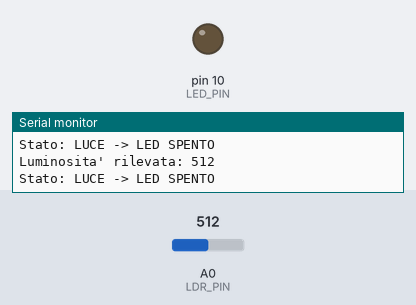
Bench run of a sketch on a simulated Arduino Uno, built with avr-gcc and run on an emulated ATmega328P. Shown: output pins drawn as LEDs (lit = HIGH), the last lines printed to the serial monitor. The test bench sets the inputs (shaded band); at power-on: A0 (LDR_PIN) = 512.

Above: at 1.3 s.
1.4 s: A0 (LDR_PIN) set to 414
2.9 s: A0 (LDR_PIN) set to 386
At 4.3 s:
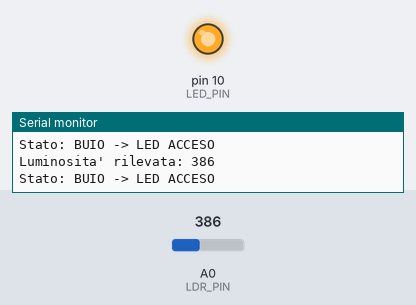
Timing chart, 0 to 5.9 s (numbered marks = the images above; inputs shaded):
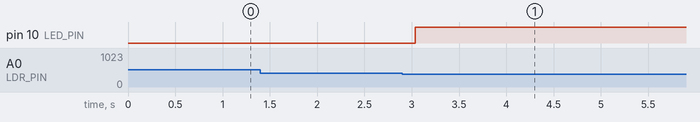

Measured:
- the behaviour switches between 400 and 399 on A0 (LDR_PIN) (found by bisection; images 0 and 1)
- after the input at 2.9 s, pin 10 (LED_PIN): LOW → HIGH after 0.14 s

The sketch:

01_Luce_Automatica.ino
```cpp
/*
 * Lezione 3 - Esercizio 1: Luce Automatica
 * ---------------------------------------
 * Obiettivo: Accendere un LED quando la luce ambientale cala.
 * Questo sketch introduce l'uso di analogRead() e la logica di soglia.
 */

// Definizione dei PIN
const int LDR_PIN = A0;   // Pin dove è collegata la fotoresistenza
const int LED_PIN = 10;   // Pin dove è collegato il LED

// Variabili di configurazione
int sogliaLuce = 400;     // Valore sotto il quale il LED si accende (da calibrare)

void setup() {
  // Inizializziamo il PIN del LED come output
  pinMode(LED_PIN, OUTPUT);

  // Inizializziamo la comunicazione seriale per il debug
  Serial.begin(9600);
  Serial.println("--- Sistema Luce Automatica Avviato ---");
}

void loop() {
  // Leggiamo il valore analogico dal sensore LDR (0 - 1023)
  int valoreLuce = analogRead(LDR_PIN);

  // Stampiamo il valore sul monitor seriale per vederlo in tempo reale
  Serial.print("Luminosita' rilevata: ");
  Serial.println(valoreLuce);

  // Logica di controllo:
  // Se il valore è basso (c'è poca luce), accendi il LED
  if (valoreLuce < sogliaLuce) {
    digitalWrite(LED_PIN, HIGH);
    Serial.println("Stato: BUIO -> LED ACCESO");
  }
  // Altrimenti, se c'è abbastanza luce, spegnilo
  else {
    digitalWrite(LED_PIN, LOW);
    Serial.println("Stato: LUCE -> LED SPENTO");
  }

  // Piccola pausa per non intasare il Monitor Seriale
  delay(500);
}
```
